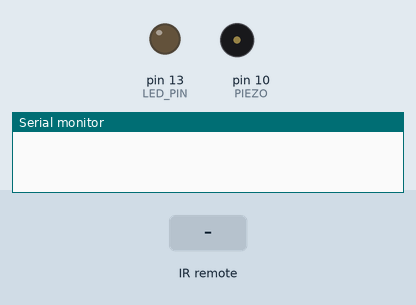
This sketch was run on a simulated Arduino Uno, built with avr-gcc and run on an emulated ATmega328P. Parts: output pins drawn as LEDs (lit = HIGH), buzzer (waves = sounding, pin HIGH), the last lines printed to the serial monitor. The test bench sets the inputs (shaded band).

Above: at 1.2 s.
1.3 s: infrared code 0x45 received
At 2.5 s:
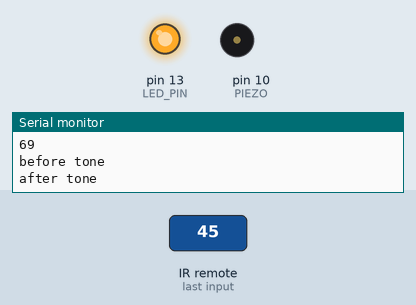
2.8 s: infrared code 0x47 received
At 3.7 s:
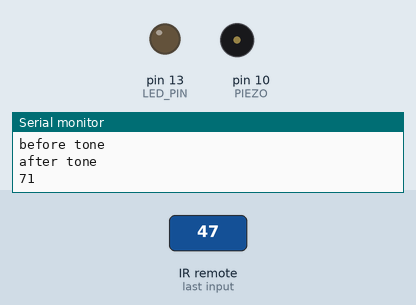
Timing chart, 0 to 5.8 s (numbered marks = the images above; inputs shaded):
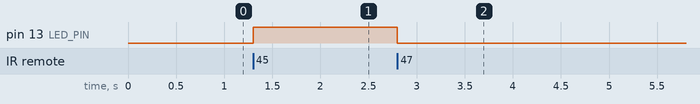

The sketch:

sketch_remote_control.ino
```cpp
#include <IRremote.h>

#define IR_RECEIVE_PIN 5
#define PIEZO 10
#define LED_PIN 13

int command;

void setup() {
  Serial.begin(74880);
  IrReceiver.begin(IR_RECEIVE_PIN);
  pinMode(PIEZO, OUTPUT);
  pinMode(LED_PIN, OUTPUT);
}
void loop() {
  if (IrReceiver.decode()) {
    IrReceiver.resume();
    command = IrReceiver.decodedIRData.command;


    Serial.println(command);
    if(command == 69){
      digitalWrite(LED_PIN, HIGH);
      Serial.println("before tone");
      // tone(PIEZO, 500);
      Serial.println("after tone");
    }
    if (command == 71) {
      digitalWrite(LED_PIN, LOW);
      // noTone(PIEZO);
    }

  }
}

void playTone(){
  digitalWrite(LED_PIN, HIGH);
  delay(10);
  digitalWrite(LED_PIN, LOW);
  delay(10);
}
```

Measured:
- after the input at 1.3 s, pin 13 (LED_PIN): LOW → HIGH at once
- after the input at 2.8 s, pin 13 (LED_PIN): HIGH → LOW at once
